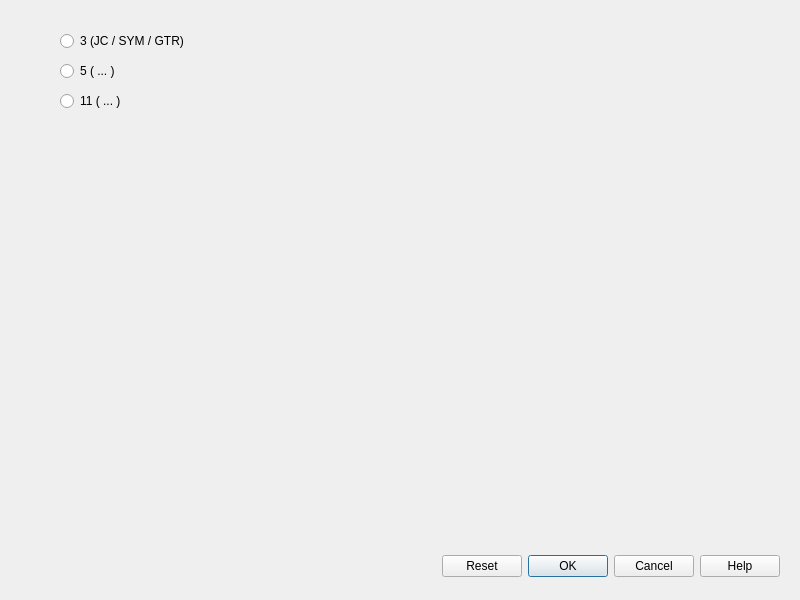
<?xml version="1.0" encoding="UTF-8"?>
<ui version="4.0">
 <class>Dialog</class>
 <widget class="QDialog" name="Dialog">
  <property name="geometry">
   <rect>
    <x>0</x>
    <y>0</y>
    <width>800</width>
    <height>600</height>
   </rect>
  </property>
  <property name="windowTitle">
   <string>Dialog</string>
  </property>
  <widget class="QDialogButtonBox" name="buttonBox">
   <property name="geometry">
    <rect>
     <x>440</x>
     <y>550</y>
     <width>341</width>
     <height>32</height>
    </rect>
   </property>
   <property name="orientation">
    <enum>Qt::Horizontal</enum>
   </property>
   <property name="standardButtons">
    <set>QDialogButtonBox::Cancel|QDialogButtonBox::Help|QDialogButtonBox::Ok|QDialogButtonBox::Reset</set>
   </property>
   <property name="centerButtons">
    <bool>true</bool>
   </property>
  </widget>
  <widget class="QRadioButton" name="radioButton">
   <property name="geometry">
    <rect>
     <x>60</x>
     <y>30</y>
     <width>191</width>
     <height>22</height>
    </rect>
   </property>
   <property name="text">
    <string>3 (JC / SYM / GTR)</string>
   </property>
  </widget>
  <widget class="QRadioButton" name="radioButton_2">
   <property name="geometry">
    <rect>
     <x>60</x>
     <y>60</y>
     <width>191</width>
     <height>22</height>
    </rect>
   </property>
   <property name="text">
    <string>5 ( ... )</string>
   </property>
  </widget>
  <widget class="QRadioButton" name="radioButton_3">
   <property name="geometry">
    <rect>
     <x>60</x>
     <y>90</y>
     <width>191</width>
     <height>22</height>
    </rect>
   </property>
   <property name="text">
    <string>11 ( ... )</string>
   </property>
  </widget>
 </widget>
 <resources/>
 <connections>
  <connection>
   <sender>buttonBox</sender>
   <signal>accepted()</signal>
   <receiver>Dialog</receiver>
   <slot>accept()</slot>
   <hints>
    <hint type="sourcelabel">
     <x>248</x>
     <y>254</y>
    </hint>
    <hint type="destinationlabel">
     <x>157</x>
     <y>274</y>
    </hint>
   </hints>
  </connection>
  <connection>
   <sender>buttonBox</sender>
   <signal>rejected()</signal>
   <receiver>Dialog</receiver>
   <slot>reject()</slot>
   <hints>
    <hint type="sourcelabel">
     <x>316</x>
     <y>260</y>
    </hint>
    <hint type="destinationlabel">
     <x>286</x>
     <y>274</y>
    </hint>
   </hints>
  </connection>
 </connections>
</ui>
